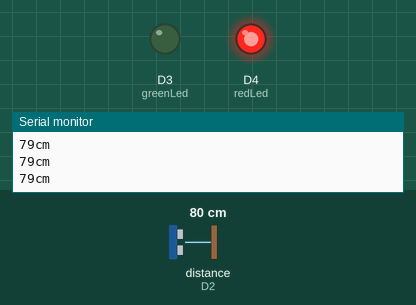
Bench run of a sketch on a simulated ESP8266 (NodeMCU). Shown: output pins drawn as LEDs (lit = HIGH), the last lines printed to the serial monitor. Wiring (inferred from the names in the program): ultrasonic range finder: trigger D1; echo D2. The inputs (shaded band) are chosen by the test bench; at power-on: distance to the obstacle (sensor on D2) 80 cm. The echo pulse lasts 58.3 µs per cm; pins used as bus, display or sensor lines are not drawn.

Above: at 1.2 s.
1.3 s: distance to the obstacle (sensor on D2) set to 148 cm
2.8 s: distance to the obstacle (sensor on D2) set to 157 cm
At 3.3 s:
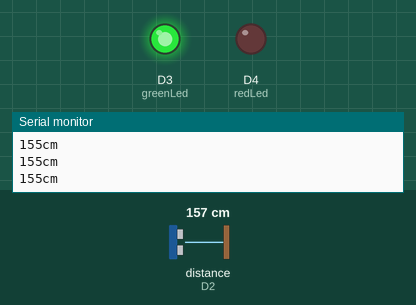
4.4 s: distance to the obstacle (sensor on D2) set to 2 cm
At 5.5 s:
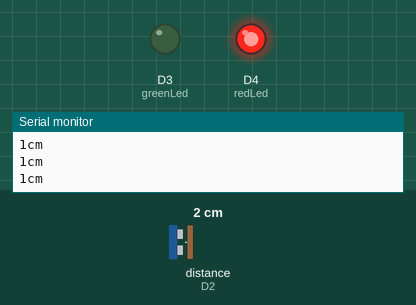
5.9 s: distance to the obstacle (sensor on D2) set to 250 cm
At 6.3 s:
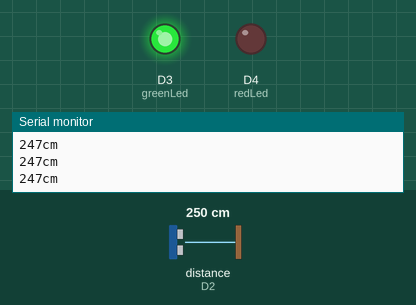
Timing chart, 0 to 8.4 s (numbered marks = the images above; inputs shaded):
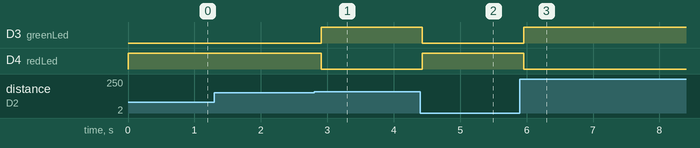

Measured:
- the behaviour switches between 151 and 152 cm on distance to the obstacle (sensor on D2) (found by bisection; images 0 and 1)
- after the input at 2.8 s, D3 (greenLed): LOW → HIGH after 0.11 s; D4 (redLed): HIGH → LOW after 0.11 s
- after the input at 4.4 s, D3 (greenLed): HIGH → LOW at once; D4 (redLed): LOW → HIGH at once
- after the input at 5.9 s, D3 (greenLed): LOW → HIGH after 0.06 s; D4 (redLed): HIGH → LOW after 0.06 s

The sketch:

arduino_cal_distance.ino
```cpp
int trig = D1;
int echo = D2;
int greenLed = D3;
int redLed = D4;

void setup() {
  // put your setup code here, to run once:
  Serial.begin(9600);
  pinMode(trig, OUTPUT);
  pinMode(echo, INPUT);
  pinMode(greenLed, OUTPUT);
  pinMode(redLed, OUTPUT);
}

void loop() {
  // put your main code here, to run repeatedly:
  digitalWrite(trig, HIGH);
  delayMicroseconds(10);
  digitalWrite(trig, LOW);

  int dist = pulseIn(echo, HIGH) * 17 / 1000;
  Serial.print(dist);
  Serial.println("cm");
  if (dist < 150) {
    digitalWrite(greenLed, LOW);
    digitalWrite(redLed, HIGH);
  }
  else {
    digitalWrite(greenLed, HIGH);
    digitalWrite(redLed, LOW);
  }
  delay(100);
}
```
